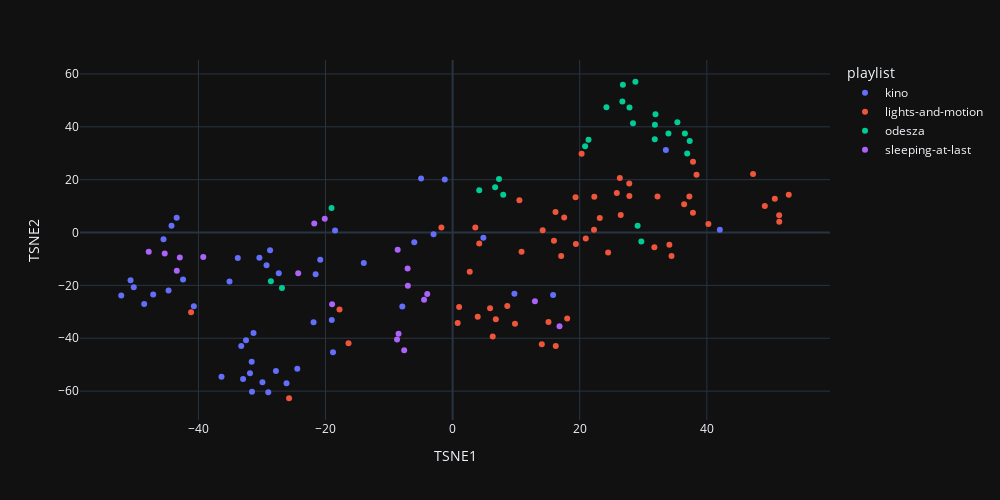

The notebook cell this image was saved under:
### Code cell
generate_plot_coloured_by_features(result_dataset, 'playlist')

### Figure 1 — Plotly figure (JSON) as saved in the notebook; plotly's stock layout.template omitted (floating-point values rounded to 4 significant figures)
{"data": [{"customdata": [["Aram Khachaturian", "Ivan Sings"], ["Frédéric Chopin", "Prélude in E Minor, Op. 28, No. 4"], ["Kino", "As a Cloud"], ["Kino", "All"], ["Kino", "Anew"], ["Kino", "Bloom"], ["Kino", "Away"], ["Kino", "Above the Trees"], ["Kino", "Each and Every (Ambient Mix)"], ["Kino", "Charleston"], ["Kino", "Donau"], ["Kino", "Each and Every (Piano)"], ["Kino", "Each and Every"], ["Kino", "God Bless Us, Every One"], ["Kino", "Gathering"], ["Kino", "Hearth"], ["Kino", "Hēo"], ["Kino", "Leinwand (Piano)"], ["Kino", "Leinwand"], ["Kino", "In Earnest"], ["Kino", "Erlöst  Redeemed"], ["Kino", "Lightly Tread"], ["Kino", "Many Colors"], ["Kino", "Lone"], ["Kino", "O Tannenbaum"], ["Kino", "Merrily, Merrily"], ["Kino", "Rambuteau"], ["Kino", "Seems"], ["Kino", "Silver Lake"], ["Kino", "Silent Night"], ["Kino", "Sunshine - Original"], ["Kino", "Seafarer's Quartet"], ["Kino", "Swell"], ["Kino", "St John's"], ["Kino", "Presidio"], ["Kino", "The Holly and the Ivy"], ["Kino", "The Weight Unbearable (Piano)"], ["Kino", "The Weight Unbearable"], ["Kino", "Water Lilies"], ["Kino", "Under"], ["Kino", "Till"], ["Kino", "Willeth"], ["Kino", "Wide Awake"], ["Kino", "Trio in E-flat Minor"], ["Kino", "Yule"], ["Ludwig van Beethoven", "Piano Sonata No. 14 in C-Sharp Minor, Op. 27 No. 2 “Moonlight”- I. Adagio sostenuto"], ["Kino", "Wolden"]], "hovertemplate": "playlist=kino<br>TSNE1=%{x}<br>TSNE2=%{y}<br>artist=%{customdata[0]}<br>song_name=%{customdata[1]}<extra></extra>", "legendgroup": "kino", "marker": {"color": "#636efa", "symbol": "circle"}, "mode": "markers", "name": "kino", "orientation": "v", "showlegend": true, "x": [-31.89, -29.92, -52.14, -7.917, -45.49, -29.28, -21.56, -27.36, -47.12, -33.81, -2.997, -44.7, -42.42, -40.72, 4.84, -50.68, -27.8, -33.26, -32.51, -19.02, 42.04, -35.11, -6.036, -24.44, -31.58, -44.23, -48.53, -32.97, 9.721, -29.01, 33.55, -13.98, -4.964, -1.237, -28.73, -18.5, -31.62, -31.33, -50.18, -26.14, -21.88, -18.82, -20.83, -30.41, -43.42, -36.37, 15.81], "xaxis": "x", "y": [-53.22, -56.68, -23.82, -27.95, -2.536, -12.38, -15.81, -15.42, -23.44, -9.676, -0.6273, -21.96, -17.79, -27.87, -1.949, -18.08, -52.36, -42.96, -40.75, -33.08, 1.042, -18.53, -3.705, -51.51, -60.21, 2.611, -27.01, -55.45, -23.18, -60.46, 31.19, -11.49, 20.46, 20.09, -6.664, 0.7524, -48.9, -37.98, -20.67, -56.99, -33.96, -45.29, -10.3, -9.589, 5.61, -54.54, -23.65], "yaxis": "y", "type": "scatter"}, {"customdata": [["Lights & Motion", "A Speck of Light - Reimagined"], ["Lights & Motion", "A Speck of Light"], ["Lights & Motion", "Anomaly"], ["Lights & Motion", "Anchor"], ["Lights & Motion", "All the Way"], ["Lights & Motion", "Anamorphic"], ["Lights & Motion", "As They Sleep"], ["Lights & Motion", "Arms Wide Open"], ["Lights & Motion", "Deafening Silence"], ["Lights & Motion", "Antlers"], ["Lights & Motion", "Aurora"], ["Lights & Motion", "Equals"], ["Lights & Motion", "DNA"], ["Lights & Motion", "As the World Goes Away"], ["Lights & Motion", "Everest"], ["Lights & Motion", "Exhale"], ["Lights & Motion", "Feathers"], ["Lights & Motion", "From Dust"], ["Lights & Motion", "Fireflies"], ["Lights & Motion", "I See You - Reimagined (feat. Frida Sundemo)"], ["Lights & Motion", "Glistening - Reimagined"], ["Lights & Motion", "Glistening"], ["Lights & Motion", "Glow"], ["Lights & Motion", "I See You (feat. Frida Sundemo)"], ["Lights & Motion", "Northern Lights"], ["Lights & Motion", "Paper Wings"], ["Lights & Motion", "Parachutes"], ["Lights & Motion", "Lucid Dreaming"], ["Lights & Motion", "Perfect Symmetry"], ["Lights & Motion", "Pandora"], ["Lights & Motion", "Separated Hearts - Reimagined"], ["Lights & Motion", "Phoenix"], ["Lights & Motion", "Particle Storm"], ["Lights & Motion", "Separated Hearts"], ["Lights & Motion", "Panic Attack"], ["Lights & Motion", "Reanimation - Revisited 10th Anniversary Edition"], ["Lights & Motion", "Reborn"], ["Lights & Motion", "Silver Lining"], ["Lights & Motion", "The Great Wide Open - Reimagined"], ["Lights & Motion", "The First Day"], ["Lights & Motion", "Sleeping Giant"], ["Lights & Motion", "Sypher"], ["Lights & Motion", "This Explosion Within"], ["Lights & Motion", "The Great Wide Open"], ["Lights & Motion", "When Everything Is Falling"], ["Lights & Motion", "The Spectacular Quiet"], ["Lights & Motion", "We Only Have Forever"], ["Lights & Motion", "Touching Sky"], ["Lights & Motion", "The Moments Before"], ["Lights & Motion", "The World I Remember"], ["Lights & Motion", "Wilderness"], ["Lights & Motion", "Wolves (feat. Johan Hasselblom)"], ["Lights & Motion", "Year Zero"], ["Lights & Motion", "Wolves - Reimagined (feat. Johan Hasselblom)"], ["Lights & Motion", "Winter Solstice"], ["Lights & Motion", "Woven"]], "hovertemplate": "playlist=lights-and-motion<br>TSNE1=%{x}<br>TSNE2=%{y}<br>artist=%{customdata[0]}<br>song_name=%{customdata[1]}<extra></extra>", "legendgroup": "lights-and-motion", "marker": {"color": "#EF553B", "symbol": "circle"}, "mode": "markers", "name": "lights-and-motion", "orientation": "v", "showlegend": true, "x": [8.601, 34.44, 3.946, 36.43, 14.17, -16.38, 1.022, 32.24, 31.74, 22.3, 20.95, 17.08, 10.51, 40.25, 4.184, 37.82, 22.25, 19.34, 51.4, 52.89, 15.08, 18.03, 5.891, 24.47, -41.16, -25.73, 34.1, 2.689, -17.8, 37.83, 14.03, -1.768, 51.38, 16.23, 27.81, 47.27, 49.12, 19.39, 6.797, 0.7935, 50.7, 3.571, 38.38, 15.94, 9.812, 10.85, 25.84, 37.25, 17.56, 23.15, 26.31, 26.45, 27.79, 20.29, 6.309, 16.19], "xaxis": "x", "y": [-27.77, -8.86, -31.83, 10.68, 0.872, -41.89, -28.18, 13.6, -5.547, 13.49, -2.227, -8.9, 12.23, 3.265, -4.115, 7.496, 1.081, 13.36, 4.115, 14.31, -33.87, -32.51, -28.66, -7.53, -30.14, -62.7, -4.593, -14.85, -29.09, 26.8, -42.26, 1.925, 6.5, -42.97, 13.83, 22.18, 10.02, -4.323, -32.85, -34.26, 12.77, 1.923, 21.82, -3.087, -34.51, -7.292, 14.94, 13.61, 5.639, 5.477, 20.67, 6.676, 18.57, 29.78, -39.35, 7.764], "yaxis": "y", "type": "scatter"}, {"customdata": [["ODESZA", "A Moment Apart"], ["ODESZA", "Boy"], ["ODESZA", "Across The Room (feat. Leon Bridges)"], ["ODESZA", "Everything At Your Feet (feat. The Chamanas)"], ["ODESZA", "Divide (feat. Kelsey Bulkin)"], ["ODESZA", "Falls (Reprise) - Instrumental"], ["ODESZA", "Corners Of The Earth (feat. RY X)"], ["ODESZA", "Falls (feat. Sasha Alex Sloan)"], ["ODESZA", "Falls (Reprise) (feat. Sasha Alex Sloan)"], ["ODESZA", "Intro"], ["ODESZA", "Higher Ground (feat. Naomi Wild)"], ["ODESZA", "Higher Ground (Reprise) (feat. Naomi Wild)"], ["ODESZA", "Higher Ground (Reprise) - Instrumental"], ["ODESZA", "Late Night"], ["ODESZA", "It’s Only (feat. Zyra) - ODESZA VIP Remix"], ["ODESZA", "Just A Memory (feat. Regina Spektor)"], ["ODESZA", "Line Of Sight (feat. WYNNE & Mansionair)"], ["ODESZA", "La Ciudad"], ["ODESZA", "Line Of Sight (Reprise) (feat. WYNNE & Mansionair)"], ["ODESZA", "Line Of Sight (Reprise) - Instrumental"], ["ODESZA", "Loyal"], ["ODESZA", "Memories That You Call (feat. Monsoonsiren) - ODESZA & Golden Features VIP Remix"], ["ODESZA", "Show Me"], ["ODESZA", "Thin Floors And Tall Ceilings"], ["ODESZA", "Meridian"]], "hovertemplate": "playlist=odesza<br>TSNE1=%{x}<br>TSNE2=%{y}<br>artist=%{customdata[0]}<br>song_name=%{customdata[1]}<extra></extra>", "legendgroup": "odesza", "marker": {"color": "#00cc96", "symbol": "circle"}, "mode": "markers", "name": "odesza", "orientation": "v", "showlegend": true, "x": [20.84, 28.76, 24.2, 31.83, 31.92, -28.6, 26.79, 36.54, 7.295, -19.05, 28.38, 6.688, 7.961, 35.37, 37.3, 29.69, 21.38, 31.8, 4.186, -26.86, 36.91, 26.71, 27.83, 29.11, 33.96], "xaxis": "x", "y": [32.64, 57.04, 47.38, 40.8, 44.77, -18.42, 55.89, 37.51, 20.29, 9.28, 41.36, 17.14, 14.29, 41.68, 34.67, -3.355, 35.07, 35.31, 15.95, -20.99, 29.86, 49.62, 47.3, 2.585, 37.42], "yaxis": "y", "type": "scatter"}, {"customdata": [["Sleeping At Last", "August 12, 2018- Perseid Meteor Shower"], ["Sleeping At Last", "August 21, 2017- Total Solar Eclipse"], ["Sleeping At Last", "April 10, 2019- Powehi - Image of a Black Hole"], ["Sleeping At Last", "December 21, 2020- The Great Conjunction"], ["Sleeping At Last", "December 13, 2017- Geminid Meteor Shower"], ["Sleeping At Last", "December 17, 2018- Farout"], ["Sleeping At Last", "February 1, 2023- C2022 E3 - Comet Ztf"], ["Sleeping At Last", "February 18, 2021- Perseverance - Mars Landing"], ["Sleeping At Last", "January 30, 2020- Spitzer - Final Voyage"], ["Sleeping At Last", "December 25, 2021- Webb Space Telescope - Launch"], ["Sleeping At Last", "February 13, 2019- Opportunity - Mission Complete"], ["Sleeping At Last", "July 27, 2018- Total Lunar Eclipse"], ["Sleeping At Last", "January 31, 2018- Super Blue Blood Moon"], ["Sleeping At Last", "July 22, 2020- C  2020 F3 - Comet Neowise"], ["Sleeping At Last", "October 30, 2018- Kepler - Goodnight"], ["Sleeping At Last", "July 4, 2020- Aphelion"], ["Sleeping At Last", "June 30, 2018- Pds 70b (Birth of a Planet)"], ["Sleeping At Last", "June 24, 2022- Parade of Planets"], ["Sleeping At Last", "September 15, 2017- Cassini - The Grand Finale"]], "hovertemplate": "playlist=sleeping-at-last<br>TSNE1=%{x}<br>TSNE2=%{y}<br>artist=%{customdata[0]}<br>song_name=%{customdata[1]}<extra></extra>", "legendgroup": "sleeping-at-last", "marker": {"color": "#ab63fa", "symbol": "circle"}, "mode": "markers", "name": "sleeping-at-last", "orientation": "v", "showlegend": true, "x": [-39.24, -42.93, -7.083, -43.4, -45.3, -3.996, -8.743, -7.623, -7.043, 16.82, 12.95, -47.82, -4.492, -18.96, -20.12, -8.646, -21.78, -24.3, -8.508], "xaxis": "x", "y": [-9.262, -9.442, -13.59, -14.44, -7.892, -23.25, -40.45, -44.54, -20.1, -35.42, -25.99, -7.238, -25.47, -27.1, 5.17, -6.536, 3.392, -15.37, -38.28], "yaxis": "y", "type": "scatter"}], "layout": {"xaxis": {"anchor": "y", "domain": [0.0, 1.0], "title": {"text": "TSNE1"}}, "yaxis": {"anchor": "x", "domain": [0.0, 1.0], "title": {"text": "TSNE2"}}, "legend": {"title": {"text": "playlist"}, "tracegroupgap": 0}, "margin": {"t": 60}, "height": 500, "width": 1000}}
